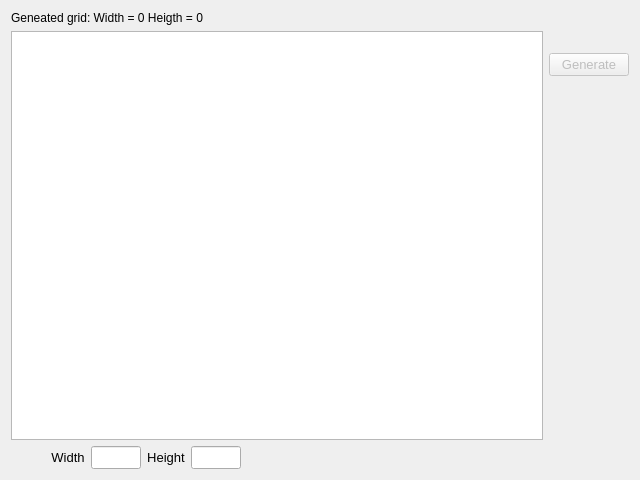
<?xml version="1.0" encoding="UTF-8"?>
<ui version="4.0">
 <class>MainDialog</class>
 <widget class="QDialog" name="MainDialog">
  <property name="geometry">
   <rect>
    <x>0</x>
    <y>0</y>
    <width>640</width>
    <height>480</height>
   </rect>
  </property>
  <property name="windowTitle">
   <string>Dialog</string>
  </property>
  <layout class="QGridLayout" name="gridLayout">
   <item row="6" column="0">
    <layout class="QHBoxLayout" name="horizontalLayout">
     <property name="rightMargin">
      <number>0</number>
     </property>
     <property name="bottomMargin">
      <number>0</number>
     </property>
     <item>
      <spacer name="horizontalSpacer_2">
       <property name="orientation">
        <enum>Qt::Horizontal</enum>
       </property>
       <property name="sizeType">
        <enum>QSizePolicy::Fixed</enum>
       </property>
       <property name="sizeHint" stdset="0">
        <size>
         <width>40</width>
         <height>20</height>
        </size>
       </property>
      </spacer>
     </item>
     <item>
      <widget class="QLabel" name="labelWidth">
       <property name="font">
        <font>
         <pointsize>10</pointsize>
        </font>
       </property>
       <property name="text">
        <string>Width</string>
       </property>
       <property name="alignment">
        <set>Qt::AlignCenter</set>
       </property>
      </widget>
     </item>
     <item>
      <widget class="QLineEdit" name="inputWidth">
       <property name="sizePolicy">
        <sizepolicy hsizetype="Fixed" vsizetype="Fixed">
         <horstretch>0</horstretch>
         <verstretch>0</verstretch>
        </sizepolicy>
       </property>
       <property name="minimumSize">
        <size>
         <width>50</width>
         <height>0</height>
        </size>
       </property>
       <property name="maximumSize">
        <size>
         <width>50</width>
         <height>16777215</height>
        </size>
       </property>
       <property name="font">
        <font>
         <pointsize>10</pointsize>
        </font>
       </property>
       <property name="maxLength">
        <number>2</number>
       </property>
       <property name="alignment">
        <set>Qt::AlignCenter</set>
       </property>
      </widget>
     </item>
     <item>
      <widget class="QLabel" name="labelHeigth">
       <property name="font">
        <font>
         <pointsize>10</pointsize>
        </font>
       </property>
       <property name="text">
        <string>Height</string>
       </property>
       <property name="alignment">
        <set>Qt::AlignCenter</set>
       </property>
      </widget>
     </item>
     <item>
      <widget class="QLineEdit" name="inputHeight">
       <property name="sizePolicy">
        <sizepolicy hsizetype="Fixed" vsizetype="Fixed">
         <horstretch>0</horstretch>
         <verstretch>0</verstretch>
        </sizepolicy>
       </property>
       <property name="minimumSize">
        <size>
         <width>50</width>
         <height>0</height>
        </size>
       </property>
       <property name="maximumSize">
        <size>
         <width>50</width>
         <height>16777215</height>
        </size>
       </property>
       <property name="font">
        <font>
         <pointsize>10</pointsize>
        </font>
       </property>
       <property name="maxLength">
        <number>2</number>
       </property>
       <property name="alignment">
        <set>Qt::AlignCenter</set>
       </property>
      </widget>
     </item>
     <item>
      <spacer name="horizontalSpacer">
       <property name="orientation">
        <enum>Qt::Horizontal</enum>
       </property>
       <property name="sizeHint" stdset="0">
        <size>
         <width>40</width>
         <height>20</height>
        </size>
       </property>
      </spacer>
     </item>
    </layout>
   </item>
   <item row="3" column="6">
    <spacer name="verticalSpacer_2">
     <property name="orientation">
      <enum>Qt::Vertical</enum>
     </property>
     <property name="sizeType">
      <enum>QSizePolicy::Fixed</enum>
     </property>
     <property name="sizeHint" stdset="0">
      <size>
       <width>20</width>
       <height>10</height>
      </size>
     </property>
    </spacer>
   </item>
   <item row="4" column="6">
    <widget class="QPushButton" name="btnGenerate">
     <property name="enabled">
      <bool>false</bool>
     </property>
     <property name="font">
      <font>
       <pointsize>10</pointsize>
      </font>
     </property>
     <property name="text">
      <string>Generate</string>
     </property>
    </widget>
   </item>
   <item row="2" column="0" rowspan="4" colspan="5">
    <widget class="QGraphicsView" name="graphicsView"/>
   </item>
   <item row="5" column="6">
    <spacer name="verticalSpacer">
     <property name="orientation">
      <enum>Qt::Vertical</enum>
     </property>
     <property name="sizeHint" stdset="0">
      <size>
       <width>20</width>
       <height>40</height>
      </size>
     </property>
    </spacer>
   </item>
   <item row="1" column="0">
    <widget class="QLabel" name="statusGrid">
     <property name="text">
      <string>Geneated grid: Width = 0 Heigth = 0</string>
     </property>
    </widget>
   </item>
  </layout>
 </widget>
 <resources/>
 <connections/>
</ui>
